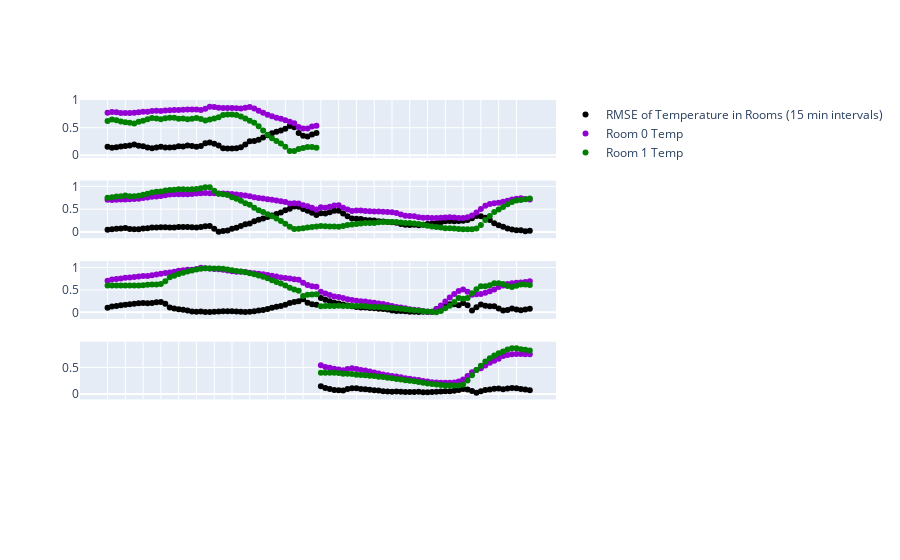

The notebook cell saved with this chart:
### Code cell
fig = make_subplots(rows=5, cols=1, shared_xaxes=True,)

for df0, df1, rmse_df, ix in zip(split_arrs[1], split_arrs[2], split_arrs[0], range(len(split_arrs[0]))):

    if ix==3:
        showlegendbool = True
    else:
        showlegendbool = False

    fig.add_trace(go.Scatter(
    x=rmse_df.index.time,
    y=rmse_df[0],
    name="RMSE of Temperature in Rooms (15 min intervals)",
    mode='markers',
    marker_color="black",
    showlegend=showlegendbool 
    ), row=ix+1, col=1)


    fig.add_trace(go.Scatter(
    x=df0.index.time,
    y=df0,
    name="Room 0 Temp",
    mode='markers',
    marker_color="darkviolet",
    showlegend=showlegendbool 
    ), row=ix+1, col=1)

    fig.add_trace(go.Scatter(
    x=df1.index.time,
    y=df1,
    name="Room 1 Temp",
    mode='markers',
    marker_color="green",
    showlegend=showlegendbool 
    ), row=ix+1, col=1)


fig.show()
